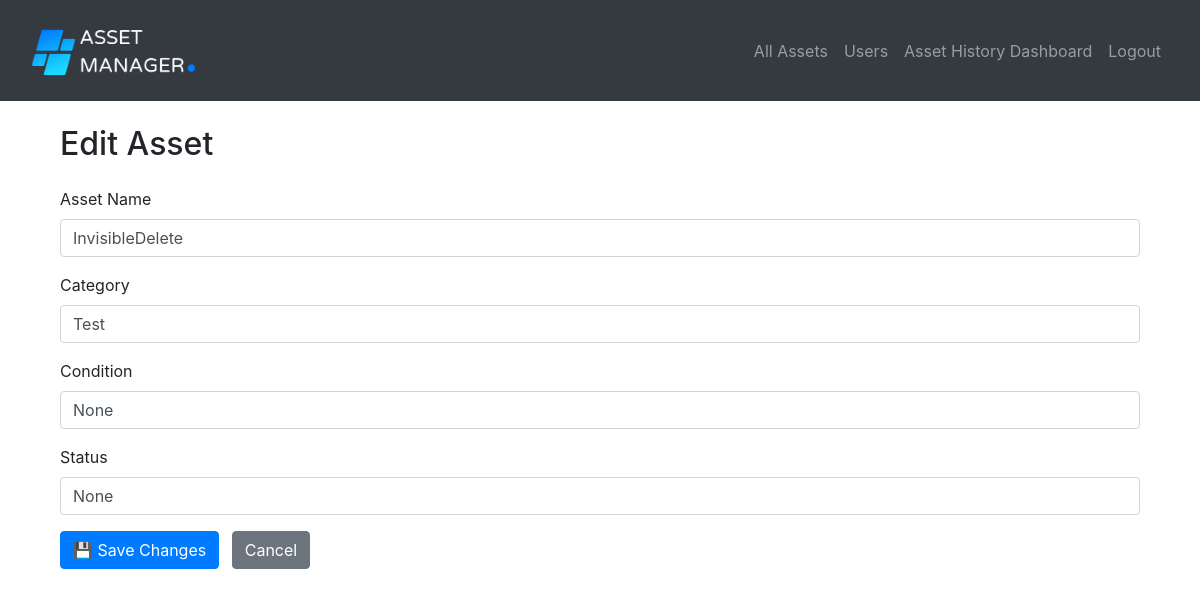
The app's page /edit-asset/26 (signed in) with its own data.
### website/models.py (models this page shows)
class Asset(db.Model):
    id = db.Column(db.Integer, primary_key=True)
    asset_name = db.Column(db.String(150))
    category = db.Column(db.String(150))
    purchase_date = db.Column(db.Date)
    condition = db.Column(db.String(150))
    status = db.Column(db.String(150))
    created_by = db.Column(db.Integer, db.ForeignKey('user.id'))
    assigned_to = db.Column(db.Integer, db.ForeignKey('user.id'), nullable=True)
    asset_history = db.relationship('Asset_History', back_populates='asset', passive_deletes=True)
    creator = db.relationship('User', foreign_keys=[created_by])
    assignee = db.relationship('User', foreign_keys=[assigned_to])

### website/views.py (the view, shortened to what this page needs)
@views.route('/edit-asset/<int:id>', methods=['GET', 'POST'])
@login_required
def edit_asset(id):
    asset = Asset.query.get_or_404(id)
    if not asset:
        flash("Asset not found or you don't have permission to edit it.", category="error")
        return redirect(url_for('views.home'))
    return render_template('edit_asset.html', asset=asset, user=current_user)

### website/__init__.py (called while the page is built)
def create_app():
    app = Flask(__name__)
    app.config['SECRET_KEY'] = 'qwertyuiop'
    if 'SQLALCHEMY_DATABASE_URI' not in app.config:
        DB_NAME = os.path.join(os.path.dirname(__file__), 'database.db')
        app.config['SQLALCHEMY_DATABASE_URI'] = f'sqlite:///{DB_NAME}'
    db.init_app(app)
    from .views import views
    from .auth import auth
    app.register_blueprint(views, url_prefix='/')
    app.register_blueprint(auth, url_prefix='/')
    from .models import User, Asset
    create_database(app)
    login_manager = LoginManager()
    login_manager.login_view = 'auth.login'
    login_manager.init_app(app)
    @login_manager.user_loader
    def load_user(id):
        return User.query.get(int(id))
    return app

### website/templates/edit_asset.html (shortened to what this page needs)
{% extends "base.html" %}
{% block content %}
<div class="container mt-4">
  <h2 class="mb-4">Edit Asset</h2>
  <form method="POST" class="needs-validation" novalidate>
    <div class="mb-3">
      <label for="assetName" class="form-label">Asset Name</label>
      <input type="text" class="form-control" id="assetName" name="asset_name" value="{{ asset.asset_name }}" required>
    </div>
    <div class="mb-3">
      <label for="category" class="form-label">Category</label>
      <input type="text" class="form-control" id="category" name="category" value="{{ asset.category }}" required>
    </div>
    <div class="mb-3">
      <label for="condition" class="form-label">Condition</label>
      <input type="text" class="form-control" id="condition" name="condition" value="{{ asset.condition }}">
    </div>
    <div class="mb-3">
      <label for="status" class="form-label">Status</label>
      <input type="text" class="form-control" id="status" name="status" value="{{ asset.status }}">
    </div>
    <button type="submit" class="btn btn-primary">💾 Save Changes</button>
    <a href="{{ url_for('views.home') }}" class="btn btn-secondary ms-2">Cancel</a>
  </form>
</div>
{% endblock %}

### records on screen
Asset: asset_name "InvisibleDelete", category "Test", condition "None", status "None"
